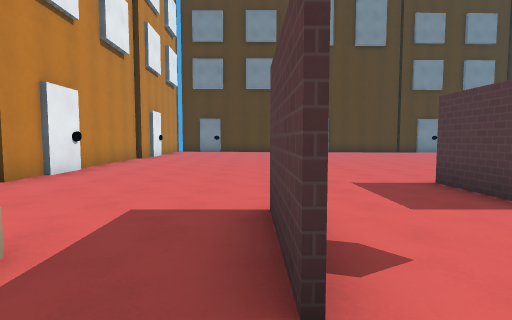
[1] (above)

19 first-person views from a walk through a level from a Godot 3-D game. The camera is 1.5 m above the floor, tilts 4° down and sees 80° across. The floor is counted in squares, 2 m on a side. Each view is taken from the middle of a square. On the plan, view 1 faces up. The plan holds only what a view shows up to about 10 squares ahead; the rest is blank. Surface patterns are stand-ins for the level's own textures.

[2]
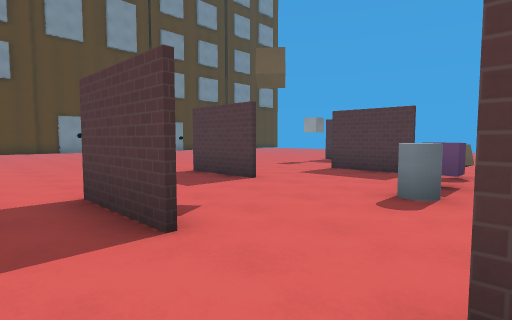

[3]
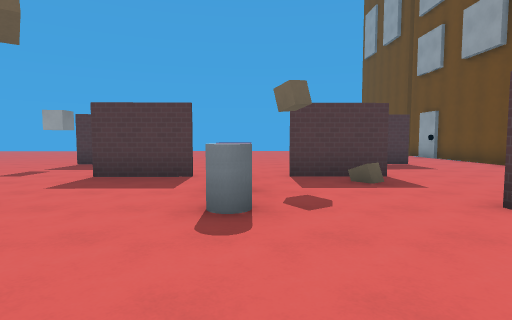

[4]
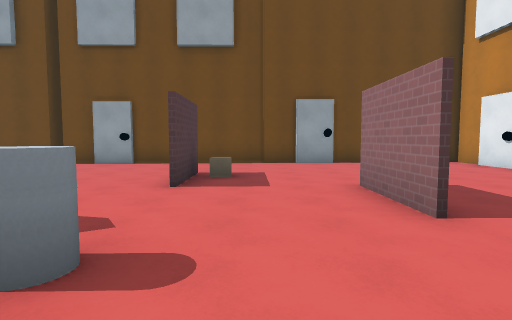

[5]
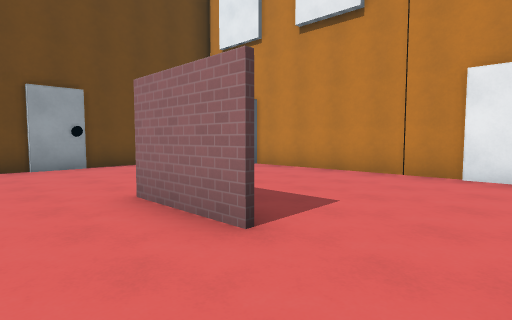

[6]
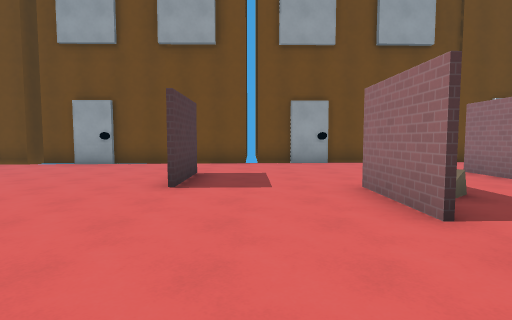

[7]
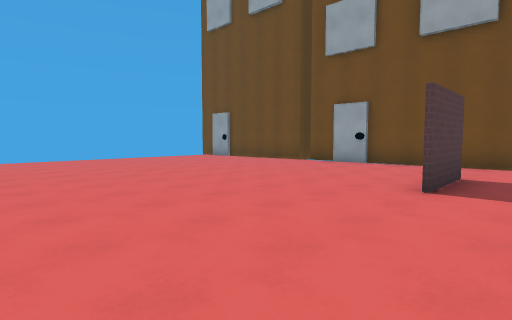

[8]
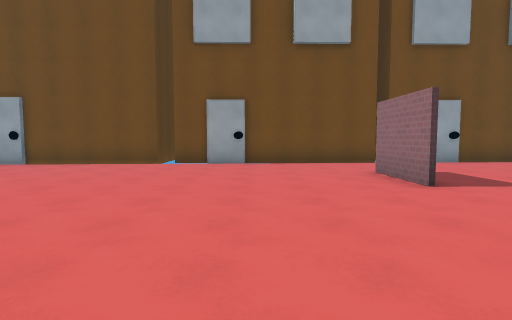

[9]
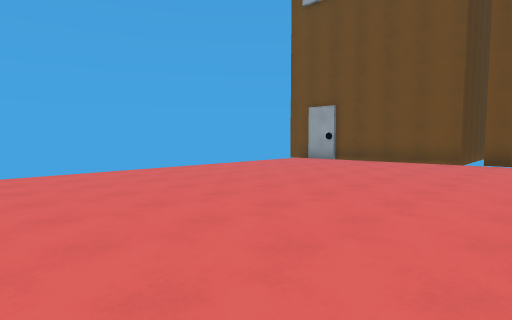

[10]
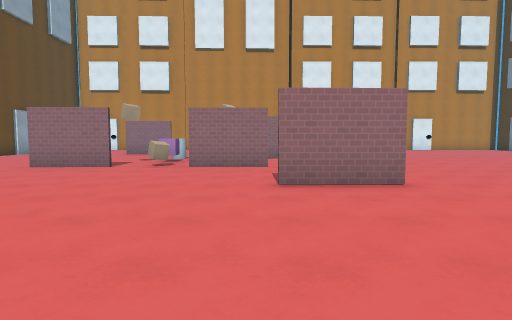

[11]
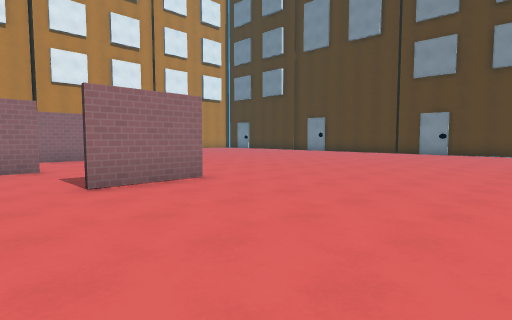

[12]
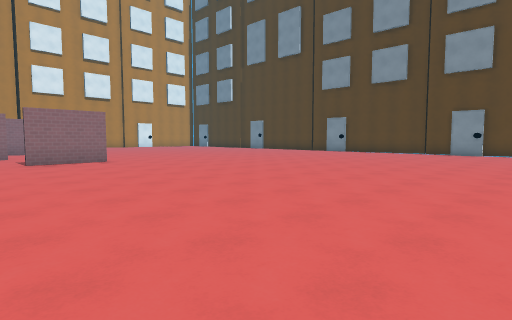

[13]
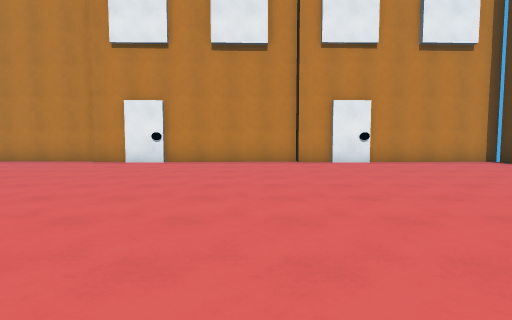

[14]
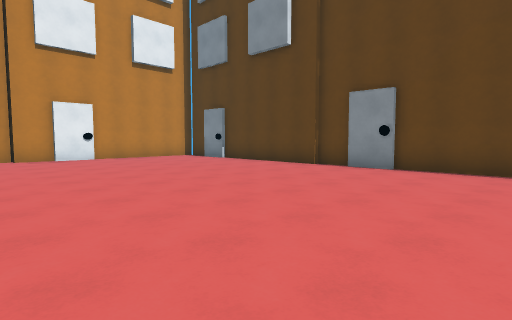

[15]
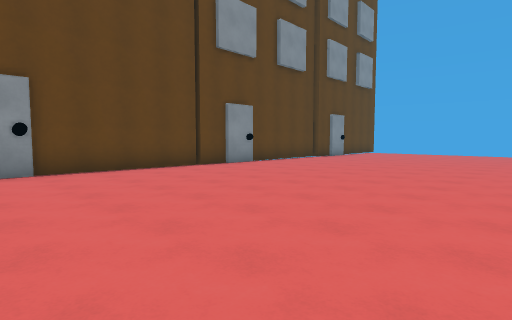

[16]
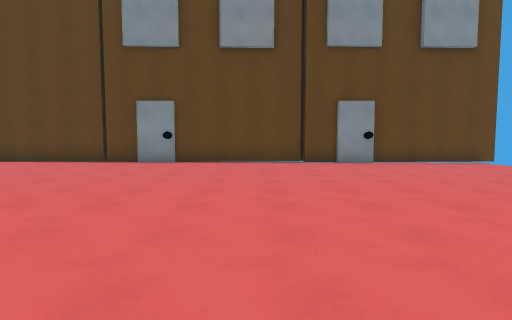

[17]
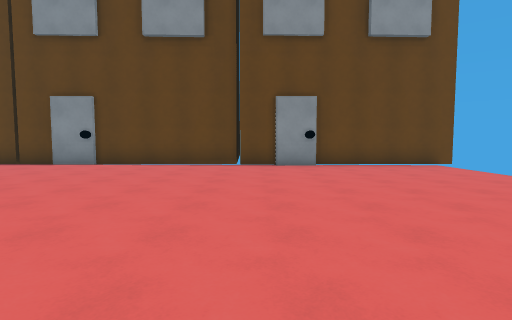

[18]
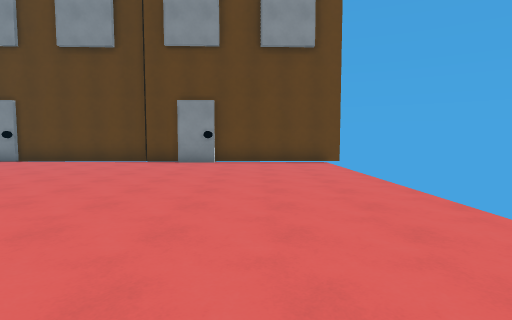

[19]
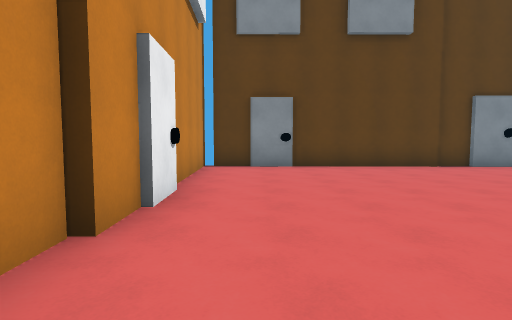

### Floor plan
Key: @ floor where view 1 was taken; # wall or solid block; x gap in a wall; . main floor; - floor 0.25 m lower than the main floor; = window, fence, low wall or low ledge; B building; A box.
Columns run from 5 left of view 1 to 21 right of it. Each row starts with its distance up from view 1.
 19                    B
 18  BBBBBBBBBBBBBBBBBBBBBBBBBB
 17 B...................------
 16 B...................------
 15 B...................------
 14 B...................------
 13  B..................------
 12 B...................------
 11 B...................------
 10 B...................------
  9 B...................-----
  8 B...................----
  7  B........ .........-----
  6 B......... .........-----
  5 B.......#.....#.....-----
  4 B.......#.....#.....-----
  3 B....#.....#........-----
  2 B  ..#.....#.........-----
  1   ...................-----
  0 B....@..=.A#.........-----
 -1 B....#.....x.........-----
 -2 B....#....=#.........-----
 -3 B.......#.....#......-----
 -4 B.......#.....#......-----
 -5 B....................----
 -6  B. .................----
 -7 B.  .................----B
 -8  BBBBBBBBBBBBBBBBBBBBBBBB
 -9                     B

Positions as (right, up) in squares from view 1, and headings:
1: (0, 0), facing up
2: (-1, -1), facing up-right
3: (0, 0), facing right
4: (2, 2), facing down
5: (2, 1), facing down-left
6: (8, 2), facing down
7: (8, 2), facing down-right
8: (12, 2), facing down
9: (13, 3), facing down-right
10: (14, 3), facing left
11: (14, 2), facing up-left
12: (19, 2), facing up-left
13: (5, 10), facing left
14: (7, 10), facing up-left
15: (3, 10), facing up-right
16: (13, 8), facing up
17: (15, 9), facing up
18: (18, 8), facing up
19: (-3, 9), facing up
